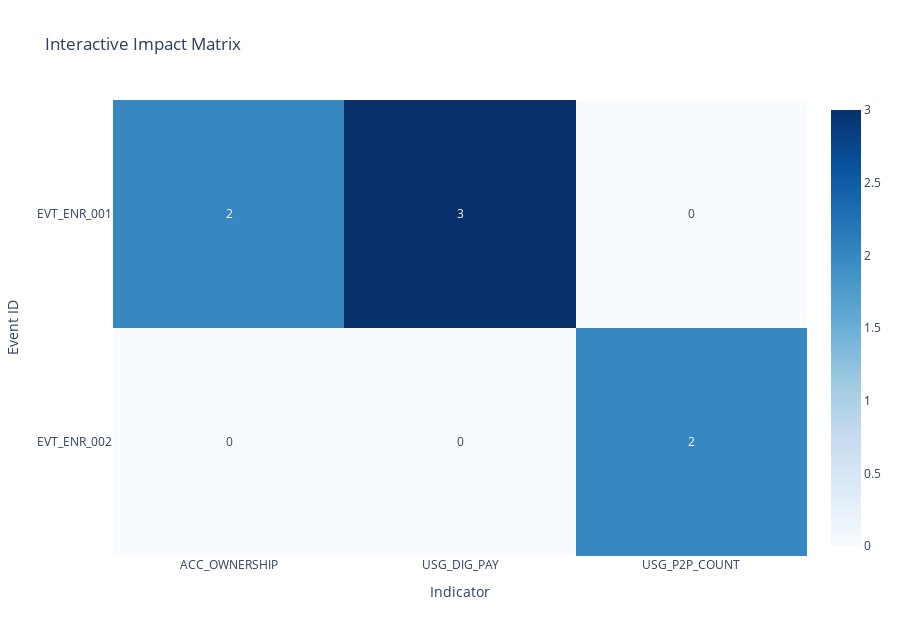

Write notebook code for a chart like this one.
### Code cell
# Cell 6 – Heatmaps (Static + Interactive)
def plot_heatmap_static(matrix, save_name='task3_impact_heatmap_static.png'):
    val_cols = [c for c in matrix.columns if c not in ['event_name', 'category', 'observation_date']]
    if not val_cols: return
    
    plt.figure(figsize=(14, max(7, len(matrix)*0.4)))
    sns.heatmap(matrix[val_cols], annot=True, fmt='.1f', cmap='Blues', linewidths=0.6,
                cbar_kws={'label': 'Impact Score'})
    plt.title("Event → Indicator Impact Matrix", fontsize=15)
    plt.ylabel("Event ID")
    plt.xlabel("Indicator")
    plt.tight_layout()
    plt.savefig(FIGURES_DIR / save_name, dpi=180, bbox_inches='tight')
    plt.show()
    plt.close()
    print(f"Saved static: {save_name}")


def plot_heatmap_interactive(matrix, save_png='task3_impact_interactive.png'):
    val_cols = [c for c in matrix.columns if c not in ['event_name', 'category', 'observation_date']]
    if not val_cols: return
    
    fig = px.imshow(matrix[val_cols], text_auto=True, aspect="auto",
                    color_continuous_scale='Blues', title="Interactive Impact Matrix")
    fig.update_layout(xaxis_title="Indicator", yaxis_title="Event ID",
                      yaxis_autorange="reversed", height=600 + len(matrix)*18)
    fig.write_image(FIGURES_DIR / save_png, scale=2)
    fig.show()
    print(f"Saved interactive: {save_png}")


plot_heatmap_static(assoc_matrix)
plot_heatmap_interactive(assoc_matrix)

### Figure 1 — Plotly figure (JSON) as saved in the notebook; plotly's stock layout.template omitted (floating-point values rounded to 4 significant figures)
{"data": [{"coloraxis": "coloraxis", "hovertemplate": "x: %{x}<br>parent_id: %{y}<br>color: %{z}<extra></extra>", "name": "0", "texttemplate": "%{z}", "type": "heatmap", "x": ["ACC_OWNERSHIP", "USG_DIG_PAY", "USG_P2P_COUNT"], "xaxis": "x", "y": ["EVT_ENR_001", "EVT_ENR_002"], "yaxis": "y", "z": [[2.0, 3.0, 0.0], [0.0, 0.0, 2.0]]}], "layout": {"coloraxis": {"colorscale": [[0, "rgb(247,251,255)"], [0.125, "rgb(222,235,247)"], [0.25, "rgb(198,219,239)"], [0.375, "rgb(158,202,225)"], [0.5, "rgb(107,174,214)"], [0.625, "rgb(66,146,198)"], [0.75, "rgb(33,113,181)"], [0.875, "rgb(8,81,156)"], [1, "rgb(8,48,107)"]]}, "height": 636, "title": {"text": "Interactive Impact Matrix"}, "xaxis": {"anchor": "y", "domain": [0, 1], "title": {"text": "Indicator"}}, "yaxis": {"anchor": "x", "autorange": "reversed", "domain": [0, 1], "title": {"text": "Event ID"}}}}
